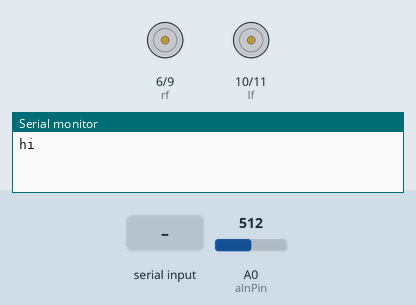
Recording of a sketch running on a simulated Arduino Uno, built with avr-gcc and run on an emulated ATmega328P. Shown: motor-driver pin pairs drawn as motors (green arrow = first pin HIGH = forward, orange = second pin HIGH = backward, longer = more drive), the last lines printed to the serial monitor. The test bench sets the inputs (shaded band); at power-on: A0 (aInPin) = 512.

Above: at 1.2 s.
1.3 s: "x\n" received over the second serial link
2.8 s: "y\n" received over the second serial link
4.3 s: "w\n" received over the second serial link
At 5.2 s:
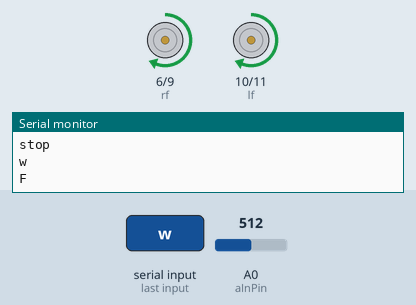
5.8 s: "s\n" received over the second serial link
At 6.3 s:
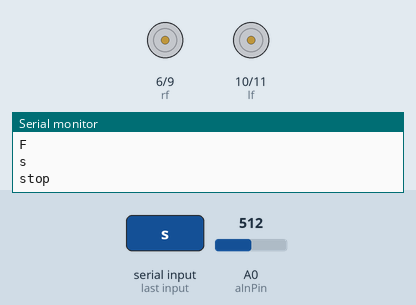
Timing chart, 0 to 8.3 s (numbered marks = the images above; inputs shaded):
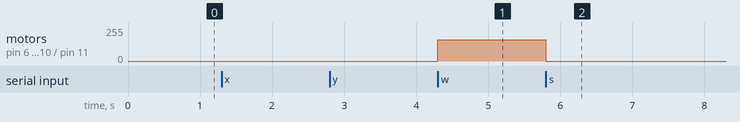

The sketch:

bleRobotAndroid.ino
```cpp
#include <SoftwareSerial.h>

SoftwareSerial mySerial(4, 5); // RX, TX

String data = "";

int rf = 6;
int rb = 9;
int lf = 10;
int lb = 11;

int aInPin = A0;

boolean startCar = false;

String tempsS = "xxxx";


void controlMotor();

void setup() {
  // put your setup code here, to run once:
  pinMode(rf, OUTPUT);
  pinMode(rb, OUTPUT);
  pinMode(lf, OUTPUT);
  pinMode(lb, OUTPUT);

  analogWrite(rf, 0);
  analogWrite(rb, 0);
  analogWrite(lf, 0);
  analogWrite(lb, 0);

  Serial.begin(115200);//for debug
  Serial.println("hi");

  // set the data rate for the SoftwareSerial port
  //for connect bluetooth
  mySerial.begin(115200);


}

void loop() {
  // put your main code here, to run repeatedly:

  if (mySerial.available()) {
    //Serial.write(mySerial.read());
    char s = (char)mySerial.read();
    data += s;
    if (s == '\n') {
      //complet data
      char fo = data.charAt(0);
      if (fo == 'x') {
        Serial.println("respond x");
        mySerial.println("Led8x8Mono.fnJ7P3gQdH6jNxU.M1JxfsMoyUHtpENvcBA7KXF5o.sv_mark_I");

      }

      if (fo == 'y') {
        startCar = true;
      }
      Serial.println(data);
      //
      if (startCar) {
        int v = analogRead(aInPin);
        mySerial.println(v);
        controlMotor();
      }
      data = "";
    }
  }

  //for debug
  if (Serial.available()) {
    mySerial.write(Serial.read());
  }
  //


}

void controlMotor() {

  char fo = data.charAt(0);
  char ba = data.charAt(2);
  char le = data.charAt(1);
  char ri = data.charAt(3);

  if ((fo == 'w') && (ba != 's') && (le != 'a') && (ri != 'd')) {
    //forward
    //analogWrite(rf, 255);//R mptor
    //analogWrite(ll,255);/L motor
    analogWrite(rf, 160);
    analogWrite(rb, 0);
    analogWrite(lf, 160);
    analogWrite(lb, 0);

    Serial.println("F");
  }

  if ((fo != 'w') && (ba == 's') && (le != 'a') && (ri != 'd')) {
    //back
    analogWrite(rf, 0);
    analogWrite(rb, 128);
    analogWrite(lf, 0);
    analogWrite(lb, 128);
    Serial.println("B");
  }


  if ((fo == 'w') && (ba != 's') && (le == 'a') && (ri != 'd') || (fo != 'w') && (ba != 's') && (le == 'a') && (ri != 'd')) {
    //left
    //analogWrite(rr, 255);
    //analogWrite(ll, 0);

    analogWrite(rf, 180);
    analogWrite(rb, 0);
    analogWrite(lf, 0);
    analogWrite(lb, 0);
    Serial.println("L");
  }

  if ((fo != 'w') && (ba != 's') && (le == 'a') && (ri != 'd')) {
    //spin L
    analogWrite(rf, 120);
    analogWrite(rb, 0);
    analogWrite(lf, 0);
    analogWrite(lb, 120);

  }


  if ((fo == 'w') && (ba != 's') && (le != 'a') && (ri == 'd')) {
    //right
    analogWrite(rf, 0);
    analogWrite(rb, 0);
    analogWrite(lf, 180);
    analogWrite(lb, 0);
    Serial.println("R");
  }

  if ((fo != 'w') && (ba != 's') && (le != 'a') && (ri == 'd')) {
    //spin R
    analogWrite(rf, 0);
    analogWrite(rb, 120);
    analogWrite(lf, 120);
    analogWrite(lb, 0);

  }

  if ((fo != 'w') && (ba == 's') && (le != 'a') && (ri == 'd')) {

    analogWrite(rf, 0);
    analogWrite(rb, 0);
    analogWrite(lf, 0);
    analogWrite(lb, 180);
    Serial.println("BR");
  }

  if ((fo != 'w') && (ba == 's') && (le == 'a') && (ri != 'd')) {

    analogWrite(rf, 0);
    analogWrite(rb, 180);
    analogWrite(lf, 0);
    analogWrite(lb, 0);
    Serial.println("BL");
  }

  if ((fo != 'w') && (ba != 's') && (le != 'a') && (ri != 'd')) {
    //right
    analogWrite(rf, 0);
    analogWrite(rb, 0);
    analogWrite(lf, 0);
    analogWrite(lb, 0);
    Serial.println("stop");
  }


}
```

Measured:
- after the input at 4.3 s, motor on pin 6 (rf) / pin 9 (rb), motor on pin 10 (lf) / pin 11 (lb): stopped → forward 160/255 at once
- after the input at 5.8 s, motor on pin 6 (rf) / pin 9 (rb), motor on pin 10 (lf) / pin 11 (lb): forward 160/255 → stopped at once
